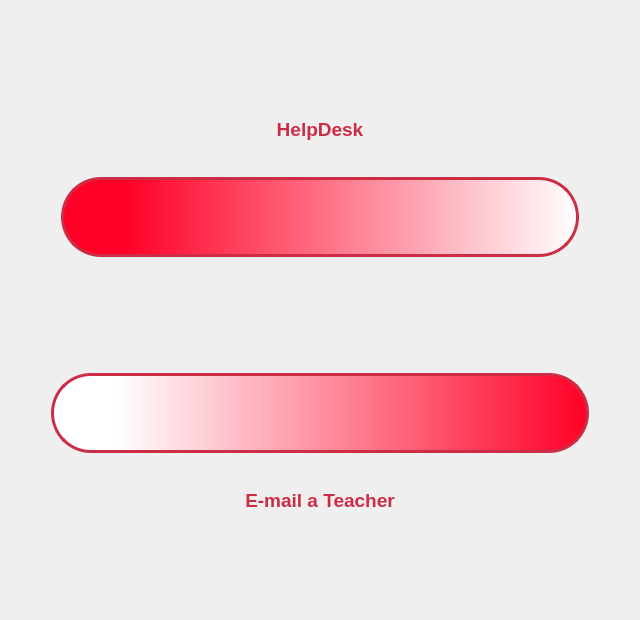
<?xml version="1.0" encoding="UTF-8"?>
<ui version="4.0">
 <class>helpFrame</class>
 <widget class="QFrame" name="helpFrame">
  <property name="geometry">
   <rect>
    <x>0</x>
    <y>0</y>
    <width>640</width>
    <height>620</height>
   </rect>
  </property>
  <property name="windowTitle">
   <string>Frame</string>
  </property>
  <layout class="QGridLayout" name="gridLayout">
   <item row="0" column="0">
    <widget class="QFrame" name="emailFrame">
     <property name="styleSheet">
      <string notr="true">background: transparent;</string>
     </property>
     <property name="frameShape">
      <enum>QFrame::StyledPanel</enum>
     </property>
     <property name="frameShadow">
      <enum>QFrame::Raised</enum>
     </property>
     <layout class="QVBoxLayout" name="verticalLayout_5">
      <item>
       <spacer name="verticalSpacer_15">
        <property name="orientation">
         <enum>Qt::Vertical</enum>
        </property>
        <property name="sizeHint" stdset="0">
         <size>
          <width>20</width>
          <height>40</height>
         </size>
        </property>
       </spacer>
      </item>
      <item>
       <widget class="QFrame" name="helpdeskFrame">
        <property name="styleSheet">
         <string notr="true">background: transparent;</string>
        </property>
        <property name="frameShape">
         <enum>QFrame::StyledPanel</enum>
        </property>
        <property name="frameShadow">
         <enum>QFrame::Raised</enum>
        </property>
        <layout class="QVBoxLayout" name="verticalLayout_4">
         <item>
          <widget class="QLabel" name="helpdeskLabel">
           <property name="text">
            <string>&lt;html&gt;&lt;head/&gt;&lt;body&gt;&lt;p align=&quot;center&quot;&gt;&lt;span style=&quot; font-size:14pt; font-weight:600; color:#cb2d45;&quot;&gt;HelpDesk&lt;/span&gt;&lt;/p&gt;&lt;/body&gt;&lt;/html&gt;</string>
           </property>
           <property name="buddy">
            <cstring>helpdeskButton</cstring>
           </property>
          </widget>
         </item>
         <item>
          <widget class="QPushButton" name="helpdeskButton">
           <property name="cursor">
            <cursorShape>PointingHandCursor</cursorShape>
           </property>
           <property name="styleSheet">
            <string notr="true">QPushButton {
  background: qlineargradient(spread:pad, x1:0, y1:0, x2:1, y2:0, stop:0.119403 rgba(255, 0, 38, 255), stop:1 rgba(255, 255, 255, 255));
  border-color: rgb(203, 45, 69);
  border-width: 3px;        
  border-style: solid;
  border-radius: 40px;
  margin:30px;
  padding:30px;
}</string>
           </property>
           <property name="text">
            <string/>
           </property>
           <property name="icon">
            <iconset resource="../../images/images.qrc">
             <normaloff>:/icons/helpdesk.png</normaloff>:/icons/helpdesk.png</iconset>
           </property>
           <property name="iconSize">
            <size>
             <width>100</width>
             <height>100</height>
            </size>
           </property>
          </widget>
         </item>
         <item>
          <spacer name="verticalSpacer">
           <property name="orientation">
            <enum>Qt::Vertical</enum>
           </property>
           <property name="sizeHint" stdset="0">
            <size>
             <width>20</width>
             <height>40</height>
            </size>
           </property>
          </spacer>
         </item>
        </layout>
       </widget>
      </item>
      <item>
       <widget class="QPushButton" name="emailButton">
        <property name="cursor">
         <cursorShape>PointingHandCursor</cursorShape>
        </property>
        <property name="styleSheet">
         <string notr="true">QPushButton {
  background: qlineargradient(spread:pad, x1:0, y1:0, x2:1, y2:0, stop:0.119403 rgba(255, 255, 255, 255), stop:1 rgba(255, 0, 38, 255));
  border-color: rgb(203, 45, 69);
  border-width: 3px;        
  border-style: solid;
  border-radius: 40px;
  margin:30px;
  padding:30px;
}</string>
        </property>
        <property name="text">
         <string/>
        </property>
        <property name="icon">
         <iconset resource="../../images/images.qrc">
          <normaloff>:/icons/email.png</normaloff>:/icons/email.png</iconset>
        </property>
        <property name="iconSize">
         <size>
          <width>100</width>
          <height>100</height>
         </size>
        </property>
       </widget>
      </item>
      <item>
       <widget class="QLabel" name="emailLabel_2">
        <property name="text">
         <string>&lt;html&gt;&lt;head/&gt;&lt;body&gt;&lt;p align=&quot;center&quot;&gt;&lt;span style=&quot; font-size:14pt; font-weight:600; color:#cb2d45;&quot;&gt;E-mail a Teacher&lt;/span&gt;&lt;/p&gt;&lt;/body&gt;&lt;/html&gt;</string>
        </property>
        <property name="buddy">
         <cstring>emailButton</cstring>
        </property>
       </widget>
      </item>
      <item>
       <spacer name="verticalSpacer_16">
        <property name="orientation">
         <enum>Qt::Vertical</enum>
        </property>
        <property name="sizeHint" stdset="0">
         <size>
          <width>20</width>
          <height>40</height>
         </size>
        </property>
       </spacer>
      </item>
     </layout>
    </widget>
   </item>
  </layout>
 </widget>
 <resources>
  <include location="../../images/images.qrc"/>
 </resources>
 <connections/>
</ui>
